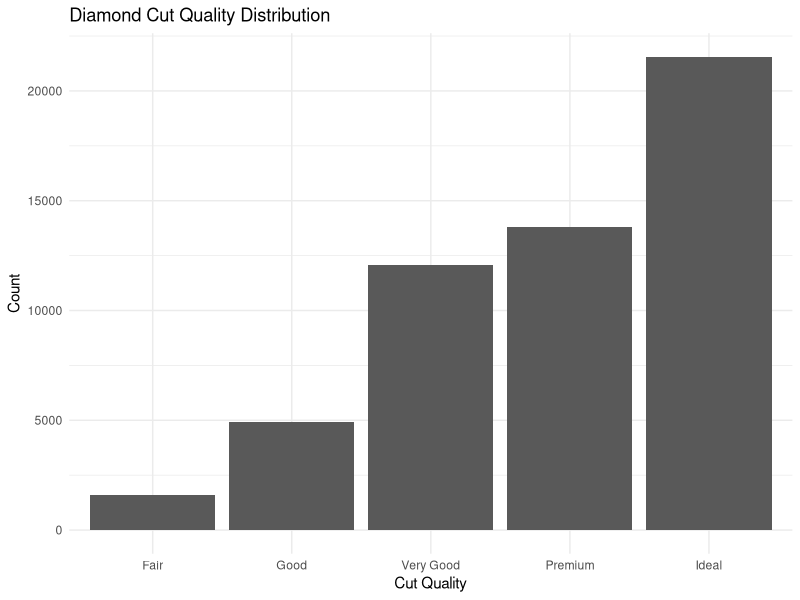
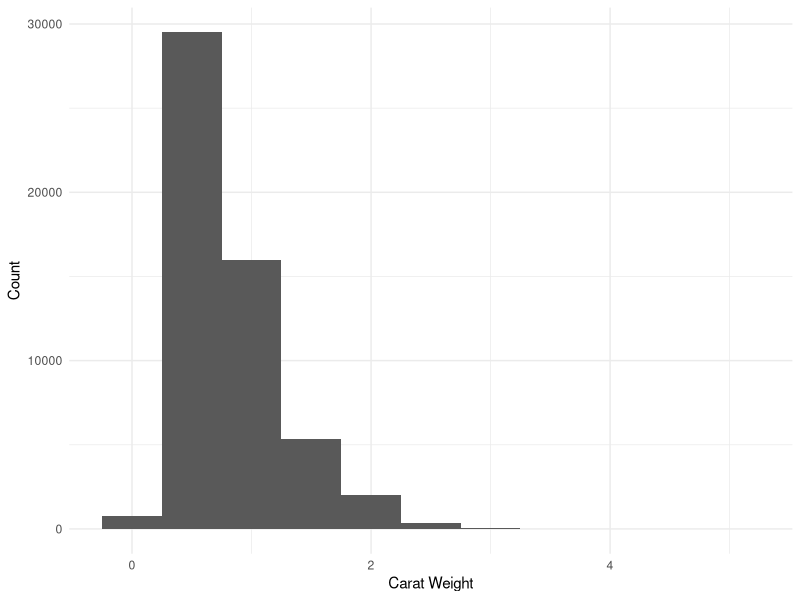
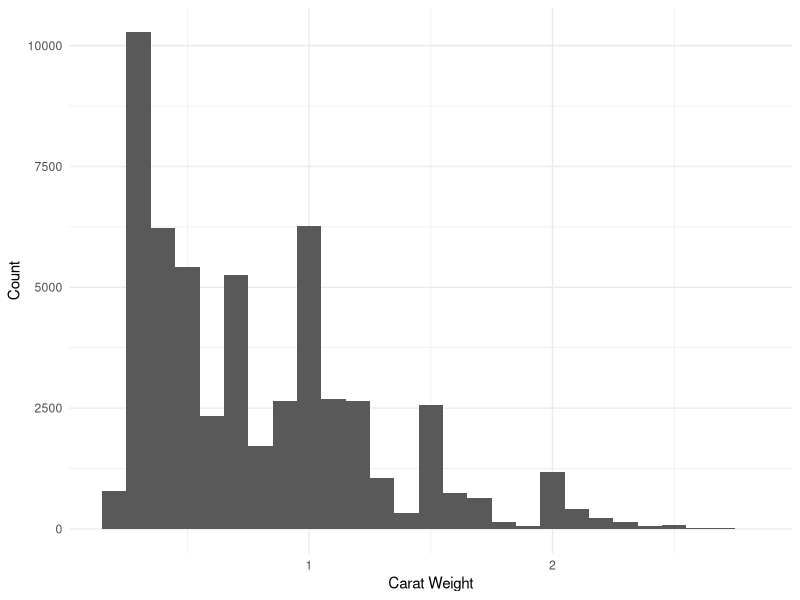
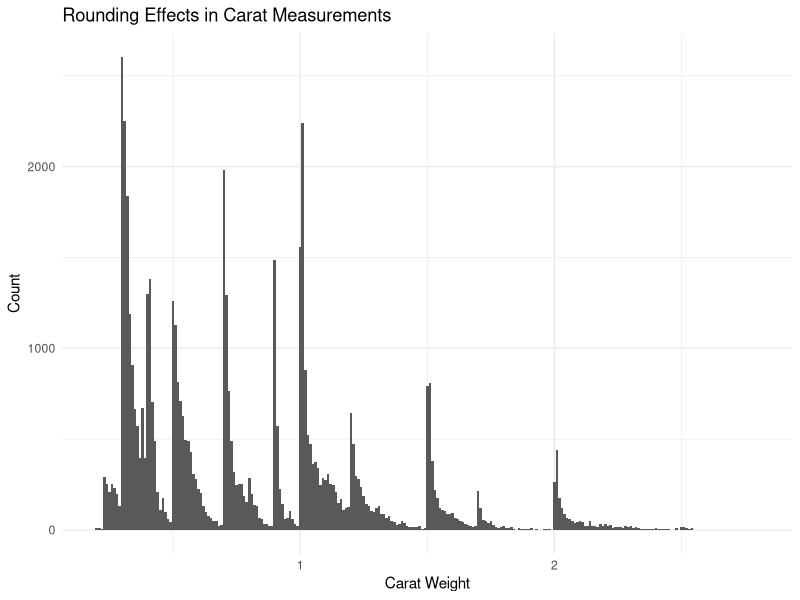
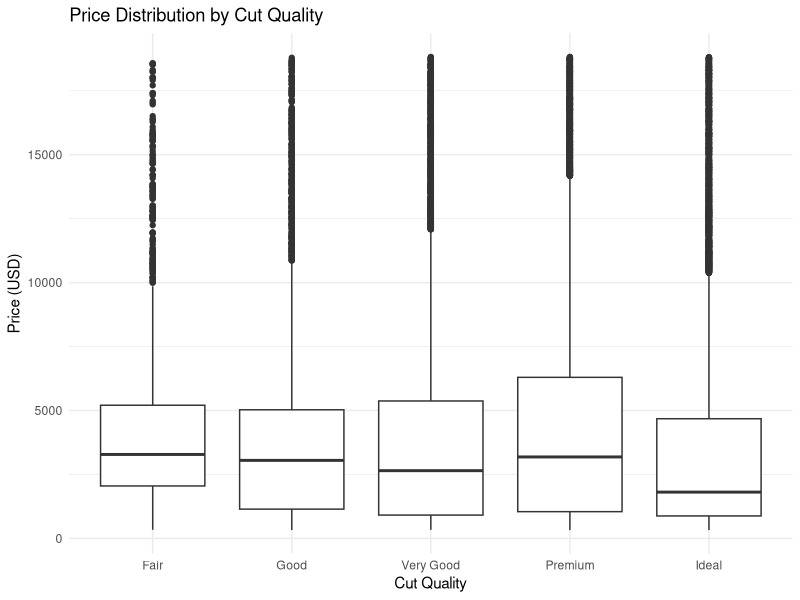
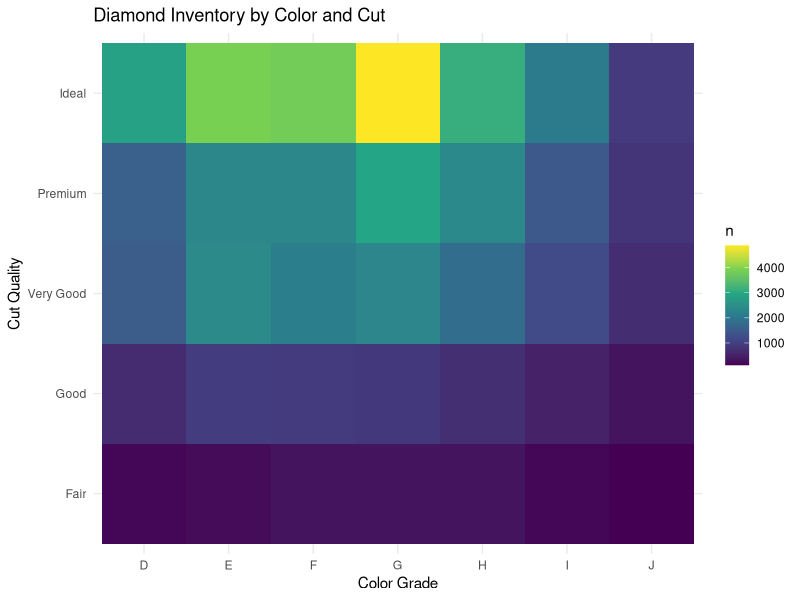
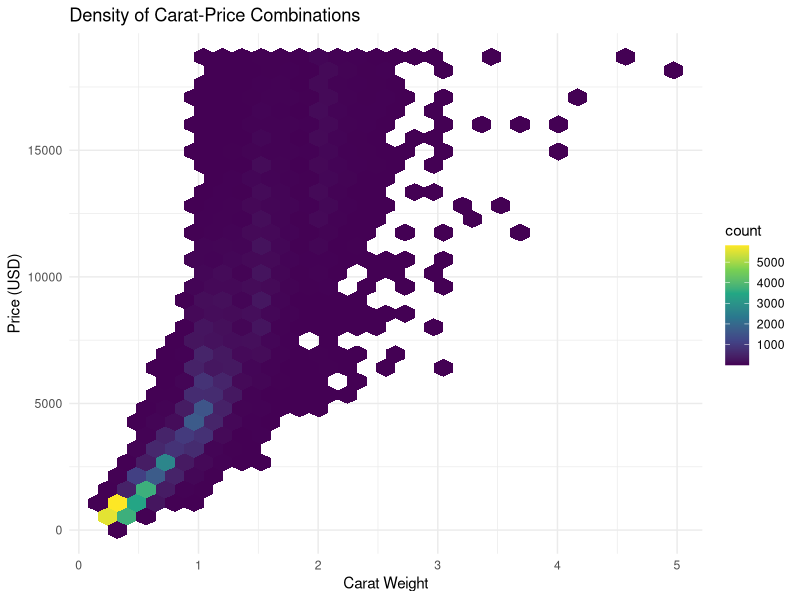
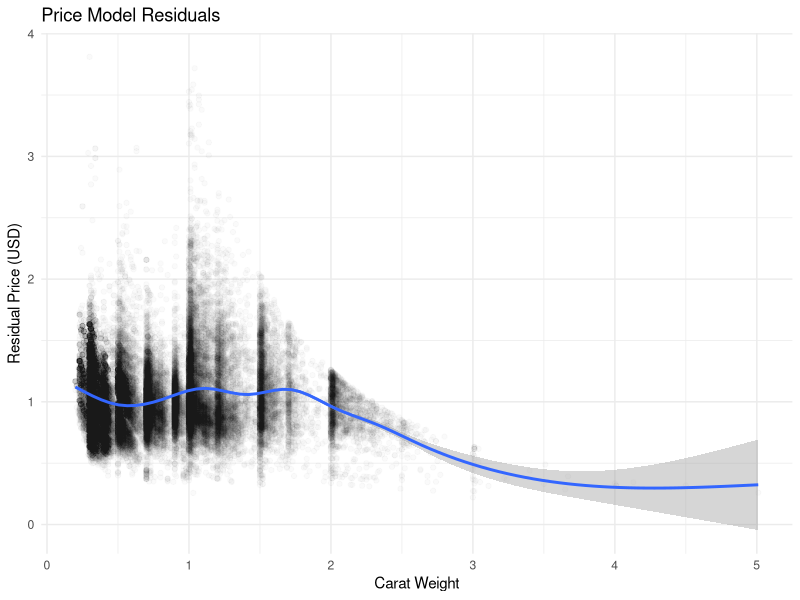

Reproduce these figures in R, in order.
## ---- chunk 1
# Document configuration:
# Suppress code display (echo=FALSE) but execute all chunks
# Hide warnings and messages for cleaner output
# Load essential packages

knitr::opts_chunk$set(echo=FALSE, warning = FALSE, message = FALSE)
library(tidyverse)
library(modelr)
## ---- chunk 2
glimpse(diamonds)
## ---- chunk 3
# Creates a bar chart showing frequency of each cut category
# geom_bar() automatically counts occurrences

ggplot(diamonds) + 
  geom_bar(aes(x = cut)) +
  labs(title = "Diamond Cut Quality Distribution",
       x = "Cut Quality",
       y = "Count") +
  theme_minimal()
## ---- chunk 4
# Counts diamonds by cut category and sorts by frequency
diamonds %>% 
  count(cut) %>% 
  arrange(desc(n)) %>% 
  knitr::kable(caption = "Diamond Count by Cut Quality")
## ---- chunk 5
# Creates histogram with 0.5 carat bins
# binwidth controls the granularity of the distribution

ggplot(diamonds) + 
  geom_histogram(aes(x = carat), binwidth = 0.5) +
  labs(x = "Carat Weight", y = "Count") +
  theme_minimal()
## ---- chunk 6
small <- diamonds %>% filter(carat < 3)
## ---- chunk 7
ggplot(small, aes(x = carat)) + 
  geom_histogram(binwidth = 0.1) +
  labs(x = "Carat Weight", y = "Count") +
  theme_minimal()
## ---- chunk 8
ggplot(small, aes(x = carat)) + 
  geom_histogram(binwidth = 0.01) +
  labs(title = "Rounding Effects in Carat Measurements",
       x = "Carat Weight", y = "Count") +
  theme_minimal()
## ---- chunk 9
ggplot(diamonds, aes(x = cut, y = price)) + 
  geom_boxplot() +
  labs(title = "Price Distribution by Cut Quality",
       x = "Cut Quality", y = "Price (USD)") +
  theme_minimal()
## ---- chunk 10
diamonds %>% 
  count(color, cut) %>% 
  ggplot(aes(x = color, y = cut)) + 
  geom_tile(aes(fill = n)) +
  scale_fill_viridis_c() +
  labs(title = "Diamond Inventory by Color and Cut",
       x = "Color Grade", y = "Cut Quality") +
  theme_minimal()
## ---- chunk 11
#ggplot(diamonds) + geom_point(aes(x = carat, y = price), alpha = 1/100)
## ---- chunk 12
ggplot(diamonds) + 
  geom_hex(aes(x = carat, y = price)) +
  scale_fill_viridis_c() +
  labs(title = "Density of Carat-Price Combinations",
       x = "Carat Weight", y = "Price (USD)") +
  theme_minimal()
## ---- chunk 13
#ggplot(diamonds, aes(x = carat, y = price)) + geom_boxplot(aes(group = cut_width(carat, 0.1)))
## ---- chunk 14
# Log-log linear model: log(price) ~ log(carat)
mod <- lm(log(price) ~ log(carat), data = diamonds)

# Model diagnostics
diamonds2 <- diamonds %>% 
  add_residuals(mod) %>% 
  mutate(resid = exp(resid))  # Convert back to dollar scale
## ---- chunk 15
ggplot(diamonds2) + 
  geom_point(aes(x = carat, y = resid), alpha = 0.02) +
  geom_smooth(aes(x = carat, y = resid)) +
  labs(title = "Price Model Residuals",
       x = "Carat Weight", y = "Residual Price (USD)") +
  theme_minimal()
## ---- chunk 16
# Save processed data for stakeholders

write_csv(diamonds2, "diamonds_analyzed.csv")
